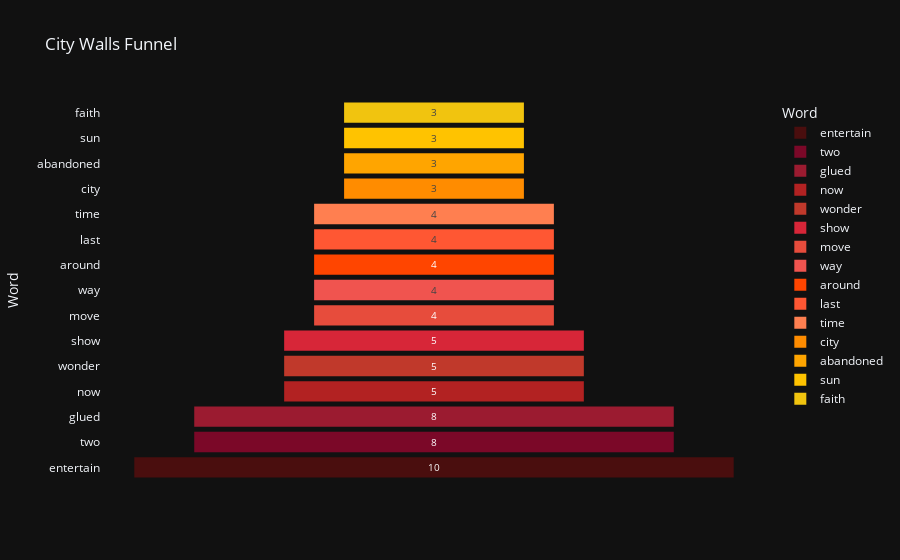

Write notebook code for a chart like this one.
### Markdown cell above
### City Walls Funnel Chart

### Code cell
import plotly.express as px

df_counts = pd.DataFrame(counts.most_common(15), columns=['Word', 'Count'])

fig = px.funnel(df_counts, x='Count', y='Word',
                title='City Walls Funnel',
                color='Word',
                color_discrete_sequence=warm_colors)
fig.show()

### Figure 1 — Plotly figure (JSON) as saved in the notebook; plotly's stock layout.template omitted (floating-point values rounded to 4 significant figures)
{"data": [{"hovertemplate": "Word=%{y}<br>Count=%{x}<extra></extra>", "legendgroup": "entertain", "marker": {"color": "#4A0E0E"}, "name": "entertain", "orientation": "h", "showlegend": true, "x": [10], "xaxis": "x", "y": ["entertain"], "yaxis": "y", "type": "funnel"}, {"hovertemplate": "Word=%{y}<br>Count=%{x}<extra></extra>", "legendgroup": "two", "marker": {"color": "#7B0828"}, "name": "two", "orientation": "h", "showlegend": true, "x": [8], "xaxis": "x", "y": ["two"], "yaxis": "y", "type": "funnel"}, {"hovertemplate": "Word=%{y}<br>Count=%{x}<extra></extra>", "legendgroup": "glued", "marker": {"color": "#9B1B30"}, "name": "glued", "orientation": "h", "showlegend": true, "x": [8], "xaxis": "x", "y": ["glued"], "yaxis": "y", "type": "funnel"}, {"hovertemplate": "Word=%{y}<br>Count=%{x}<extra></extra>", "legendgroup": "now", "marker": {"color": "#B22222"}, "name": "now", "orientation": "h", "showlegend": true, "x": [5], "xaxis": "x", "y": ["now"], "yaxis": "y", "type": "funnel"}, {"hovertemplate": "Word=%{y}<br>Count=%{x}<extra></extra>", "legendgroup": "wonder", "marker": {"color": "#C0392B"}, "name": "wonder", "orientation": "h", "showlegend": true, "x": [5], "xaxis": "x", "y": ["wonder"], "yaxis": "y", "type": "funnel"}, {"hovertemplate": "Word=%{y}<br>Count=%{x}<extra></extra>", "legendgroup": "show", "marker": {"color": "#D72638"}, "name": "show", "orientation": "h", "showlegend": true, "x": [5], "xaxis": "x", "y": ["show"], "yaxis": "y", "type": "funnel"}, {"hovertemplate": "Word=%{y}<br>Count=%{x}<extra></extra>", "legendgroup": "move", "marker": {"color": "#E74C3C"}, "name": "move", "orientation": "h", "showlegend": true, "x": [4], "xaxis": "x", "y": ["move"], "yaxis": "y", "type": "funnel"}, {"hovertemplate": "Word=%{y}<br>Count=%{x}<extra></extra>", "legendgroup": "way", "marker": {"color": "#F0544F"}, "name": "way", "orientation": "h", "showlegend": true, "x": [4], "xaxis": "x", "y": ["way"], "yaxis": "y", "type": "funnel"}, {"hovertemplate": "Word=%{y}<br>Count=%{x}<extra></extra>", "legendgroup": "around", "marker": {"color": "#FF4500"}, "name": "around", "orientation": "h", "showlegend": true, "x": [4], "xaxis": "x", "y": ["around"], "yaxis": "y", "type": "funnel"}, {"hovertemplate": "Word=%{y}<br>Count=%{x}<extra></extra>", "legendgroup": "last", "marker": {"color": "#FF5733"}, "name": "last", "orientation": "h", "showlegend": true, "x": [4], "xaxis": "x", "y": ["last"], "yaxis": "y", "type": "funnel"}, {"hovertemplate": "Word=%{y}<br>Count=%{x}<extra></extra>", "legendgroup": "time", "marker": {"color": "#FF7F50"}, "name": "time", "orientation": "h", "showlegend": true, "x": [4], "xaxis": "x", "y": ["time"], "yaxis": "y", "type": "funnel"}, {"hovertemplate": "Word=%{y}<br>Count=%{x}<extra></extra>", "legendgroup": "city", "marker": {"color": "#FF8C00"}, "name": "city", "orientation": "h", "showlegend": true, "x": [3], "xaxis": "x", "y": ["city"], "yaxis": "y", "type": "funnel"}, {"hovertemplate": "Word=%{y}<br>Count=%{x}<extra></extra>", "legendgroup": "abandoned", "marker": {"color": "#FFA500"}, "name": "abandoned", "orientation": "h", "showlegend": true, "x": [3], "xaxis": "x", "y": ["abandoned"], "yaxis": "y", "type": "funnel"}, {"hovertemplate": "Word=%{y}<br>Count=%{x}<extra></extra>", "legendgroup": "sun", "marker": {"color": "#FFC300"}, "name": "sun", "orientation": "h", "showlegend": true, "x": [3], "xaxis": "x", "y": ["sun"], "yaxis": "y", "type": "funnel"}, {"hovertemplate": "Word=%{y}<br>Count=%{x}<extra></extra>", "legendgroup": "faith", "marker": {"color": "#F1C40F"}, "name": "faith", "orientation": "h", "showlegend": true, "x": [3], "xaxis": "x", "y": ["faith"], "yaxis": "y", "type": "funnel"}], "layout": {"xaxis": {"anchor": "y", "domain": [0.0, 1.0], "title": {"text": "Count"}}, "yaxis": {"anchor": "x", "domain": [0.0, 1.0], "title": {"text": "Word"}, "categoryorder": "array", "categoryarray": ["faith", "sun", "abandoned", "city", "time", "last", "around", "way", "move", "show", "wonder", "now", "glued", "two", "entertain"]}, "legend": {"title": {"text": "Word"}, "tracegroupgap": 0}, "title": {"text": "City Walls Funnel"}}}
